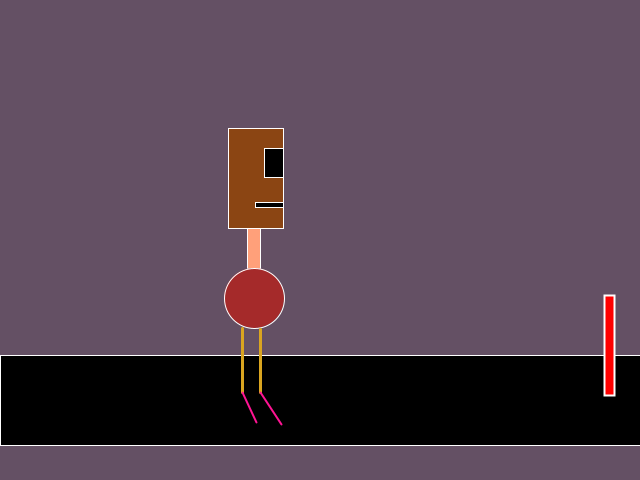
Frame 1 (no input)
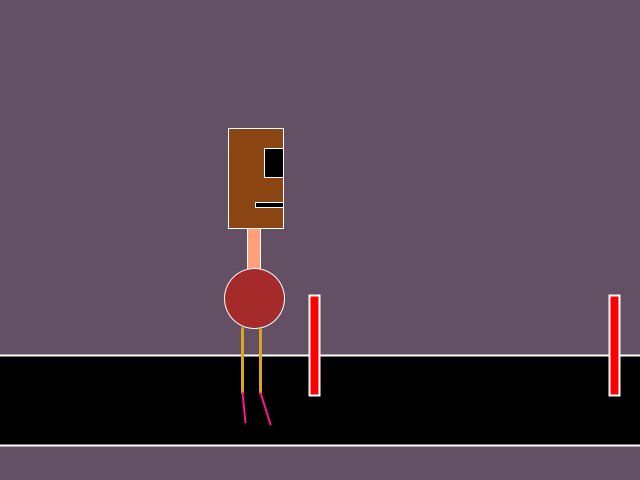
Frame 60 (the mouse pressed at the canvas centre just before this capture)
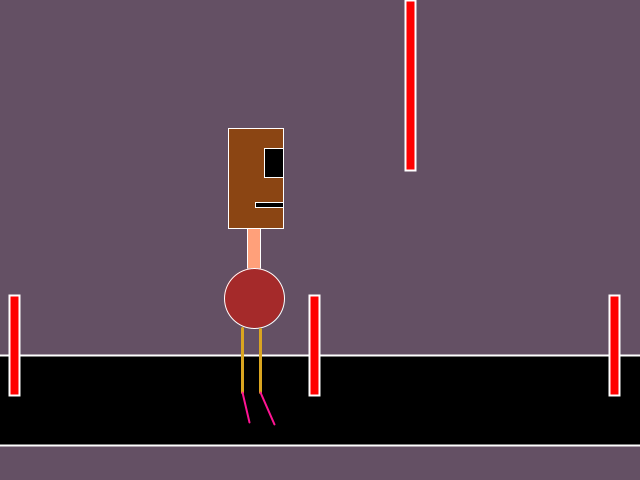
Frame 120 (the mouse held since frame 60 and released just before this capture)

The Processing sketch that drew these frames (run headless with seeded random() and noise(); from frame 60 on, the mouse is pressed at the canvas centre):

// Processing sketch: man_pde
// ── man_pde.pde
int sm,ss,cm,cs,count=0;
my_class obstacles[]= new my_class[1000];
my_class man;
void setup()
{
 size(640,480);
 man =new my_class();
 for(int i=0;i<obstacles.length;i++)
 {
  obstacles[i]=new my_class(604+i*300,295,1000+i*880,0); 
 }

}

void draw()
{
  
   background(100,80,100);
   man.roads();
   man.man();
   man.movement();
   //if(count==0){
   //   man.Once();
   //   count++;
   //}
   for(int i=0;i<obstacles.length;i++)
   {
    obstacles[i].downRect(); 
    obstacles[i].UpRect();
    //obstacles[i].check();
   }
   if(count==1)
   {
    man.up(); 
    count=0;
   }
    
   //println(mouseX,mouseY);
}

void keyPressed()
{
  
 if(key=='j')
 {
  man.l=1; 
  man.up();
 }
 else if(key=='d')
 {
   man.l=1;
  man.down(); 
   
 }
   
}

void keyReleased()
{
  
 if(key=='j')
 {
  man.l=0; 
   man.down();
 }
 else if(key=='d')
 {
   man.l=0;
  man.up();   
 }
   
}

// ── my_class.pde
class my_class
{
  float lx1=256,lx2=281;  //feet variables
  
  float hy=355,hx=0,vx=width*3,vy=0;//road variables
  
  float headX=218,headY=128,eyeX=259,eyeY=148;
  
  float mouthX=255,mouthY=202 ,neckX=240,neckY=228;
  
  float stomachX=249,stomachY=298;

  float l=0,change=90;//legs and feet remove or add variable
  
  //int drx=604,dry=295,urx=570,ury=0;
  float drx,dry,urx,ury;
  
  //float x,y,i=0,h=300,k=300,a=2;//parabola curve
  
  
  my_class()
  {     
    
  }
  my_class(int drx,int dry,int urx,int ury){
    this.drx=drx;
    this.dry=dry;
    this.urx=urx;
    this.ury=ury;
    
  }
  
  void roads() //roads
 {
  stroke(255);
  fill(0);
   rect(hx,hy,width*8,90);
 rect(vx,vy,40,355);
     hx=hx-2;
    vx=vx-2;
  
 }
 void man(){
  
  stroke(255);
  strokeWeight(1); 
  fill(139,69,19); 
  rect(headX+10,headY,65-10,100);//head
  
  fill(255,160,122);
  rect(neckX+7,neckY,20-7,40);//neck
  
  fill(165,42,42);
  circle(stomachX+5,stomachY,65-5); //stomach
  
  fill(0);
  rect(eyeX+5,eyeY,19,29);//eye
  
  rect(mouthX,mouthY,28,5);//mouth
  
  if(l==0)
  {
     strokeWeight(3);
     stroke(218,165,32);
     line(240+2,328,240+2,392);
     line(258+2,329,258+2,392); //legs
  
     strokeWeight(2);
     stroke(255,20,147);
     line(240+2,392,lx1,422);//feet
     line(258+2,392,lx2,424);
  }
  
 }
 void movement() //movement of feet
 {
  
  if(lx1==241){
    lx1=256;
  }else{
   lx1=lx1-1; 
  }
  if(lx2==266){
    lx2=281;
  }else{
   lx2=lx2-1;
  }
  
 }
 
 void down()
 {
   
   //headX=headX-change;
   headY=headY+change;
   //eyeX=eyeX-change;
   eyeY=eyeY+change;
   //mouthX=mouthX-change;
   mouthY=mouthY+change ;
   //neckX=neckX-change;
   neckY=neckY+change;
   //stomachX=stomachX-change;
   stomachY=stomachY+change;
   
 }
 
 void up()
 {
   
   //headX=headX-change;
   headY=headY-change;
   //eyeX=eyeX-change;
   eyeY=eyeY-change;
   //mouthX=mouthX-change;
   mouthY=mouthY-change ;
   //neckX=neckX-change;
   neckY=neckY-change;
   //stomachX=stomachX-change;
   stomachY=stomachY-change;
   
 }
 
 void downRect()
 {
   stroke(255);
   fill(255,0,0);
  rect(drx,dry,10,100);
  drx=drx-5; 
 }
 
 void UpRect()
 {
   stroke(255);
   fill(255,0,0);
  rect(urx,ury,10,170);
  urx=urx-5; 
 }
 
}
